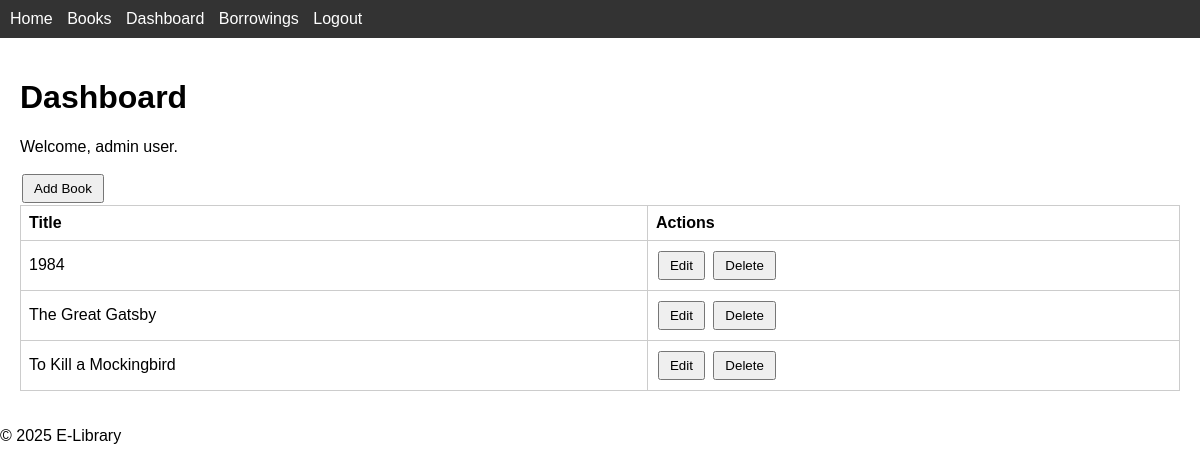
Page /index.php?page=dashboard (signed in) on the committed database.
### tables this page shows
CREATE TABLE books (
    id INT AUTO_INCREMENT PRIMARY KEY,
    title VARCHAR(255) NOT NULL,
    author VARCHAR(255) NOT NULL,
    category VARCHAR(100),
    isbn VARCHAR(20)
);

### controllers/dashboard.php (called while the page is built, shortened)
<?php
require_once __DIR__ . '/../models/book_model.php';
if ($_SESSION['role'] === 'admin') {
    $books = get_books();
} else {
    $books = [];
    $borrowings = get_user_borrowings($_SESSION['user_id']);
}
include __DIR__ . '/../views/header.php';
include __DIR__ . '/../views/dashboard.php';
include __DIR__ . '/../views/footer.php';

### models/book_model.php (called while the page is built, shortened)
<?php
function get_books($search = '', $order = 'title', $available_only = false) {
    $db = get_db();
    $sql = 'SELECT b.* FROM books b';
    $params = [];
    $conditions = [];
    $allowed = ['title', 'author', 'category'];
    $sql .= " ORDER BY b.$order";
    $stmt = $db->prepare($sql);
    $stmt->execute($params);
    return $stmt->fetchAll(PDO::FETCH_ASSOC);
}

### views/dashboard.php (the view, shortened to what this page needs)
<h1>Dashboard</h1>
<p>Welcome, <?php echo htmlspecialchars($_SESSION['role']); ?> user.</p>
<?php if ($_SESSION['role'] === 'admin'): ?>
    <form method="get" action="index.php">
        <button type="submit">Add Book</button>
    </form>
    <table>
        <tr><th>Title</th><th>Actions</th></tr>
        <?php foreach ($books as $b): ?>
        <tr>
            <td><?php echo htmlspecialchars($b['title']); ?></td>
            <td>
                <form method="get" action="index.php" style="display:inline">
                    <button type="submit">Edit</button>
                </form>
                <form method="get" action="index.php" style="display:inline" onsubmit="return confirm('Delete book?');">
                    <button type="submit">Delete</button>
                </form>
            </td>
        </tr>
        <?php endforeach; ?>
    </table>
<?php endif; ?>

### assets/css/style.css (style rules this page uses)
body { font-family: Arial, sans-serif; margin: 0; padding: 0; }
table { border-collapse: collapse; width: 100%; }
th, td { border: 1px solid #ccc; padding: 8px; text-align: left; }
button { padding: 5px 10px; margin: 2px; }

### rows in the picture
books: title "1984"
books: title "The Great Gatsby"
books: title "To Kill a Mockingbird"

### other values in the picture
$_SESSION['role'] "admin"
